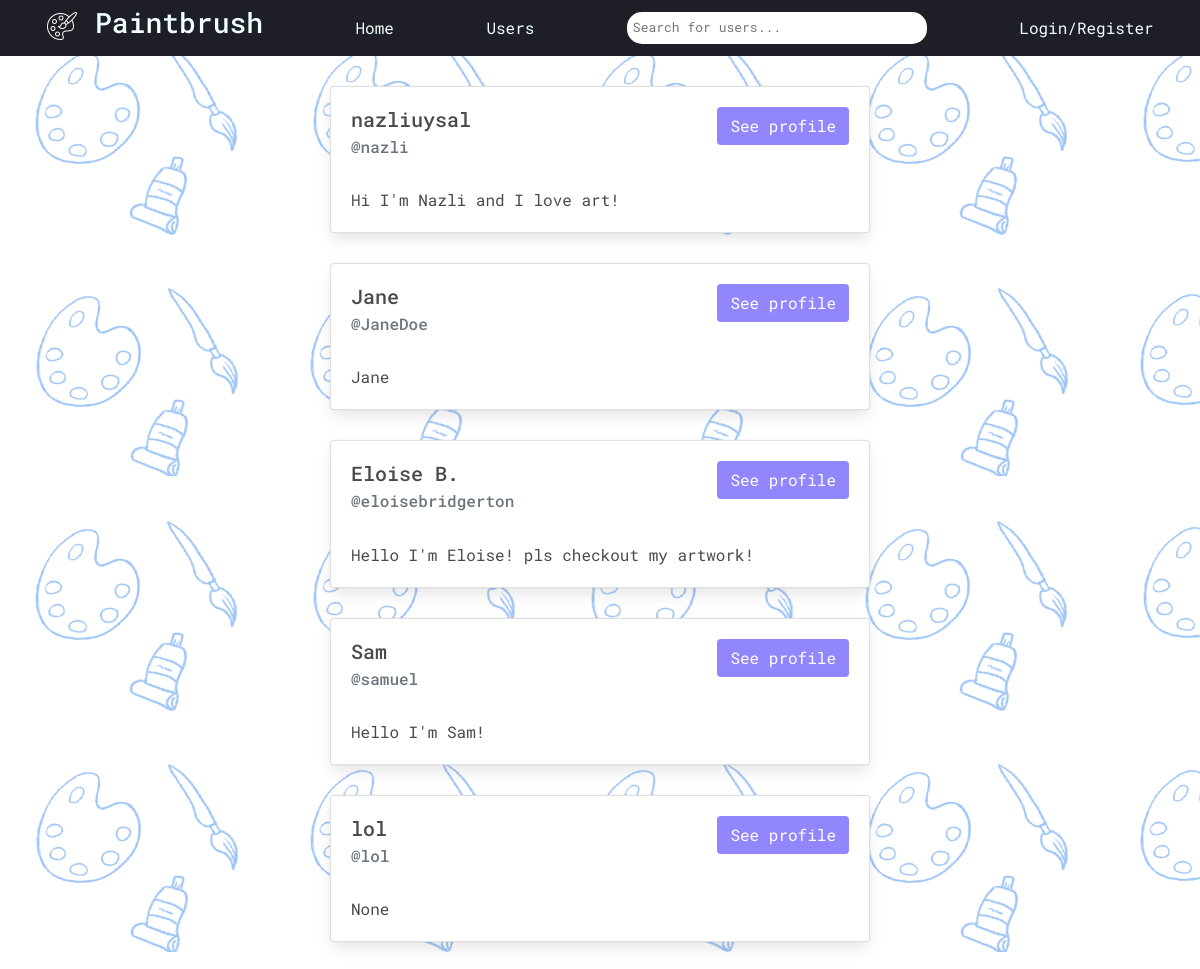
Page /userlist/ on the earlier database version.
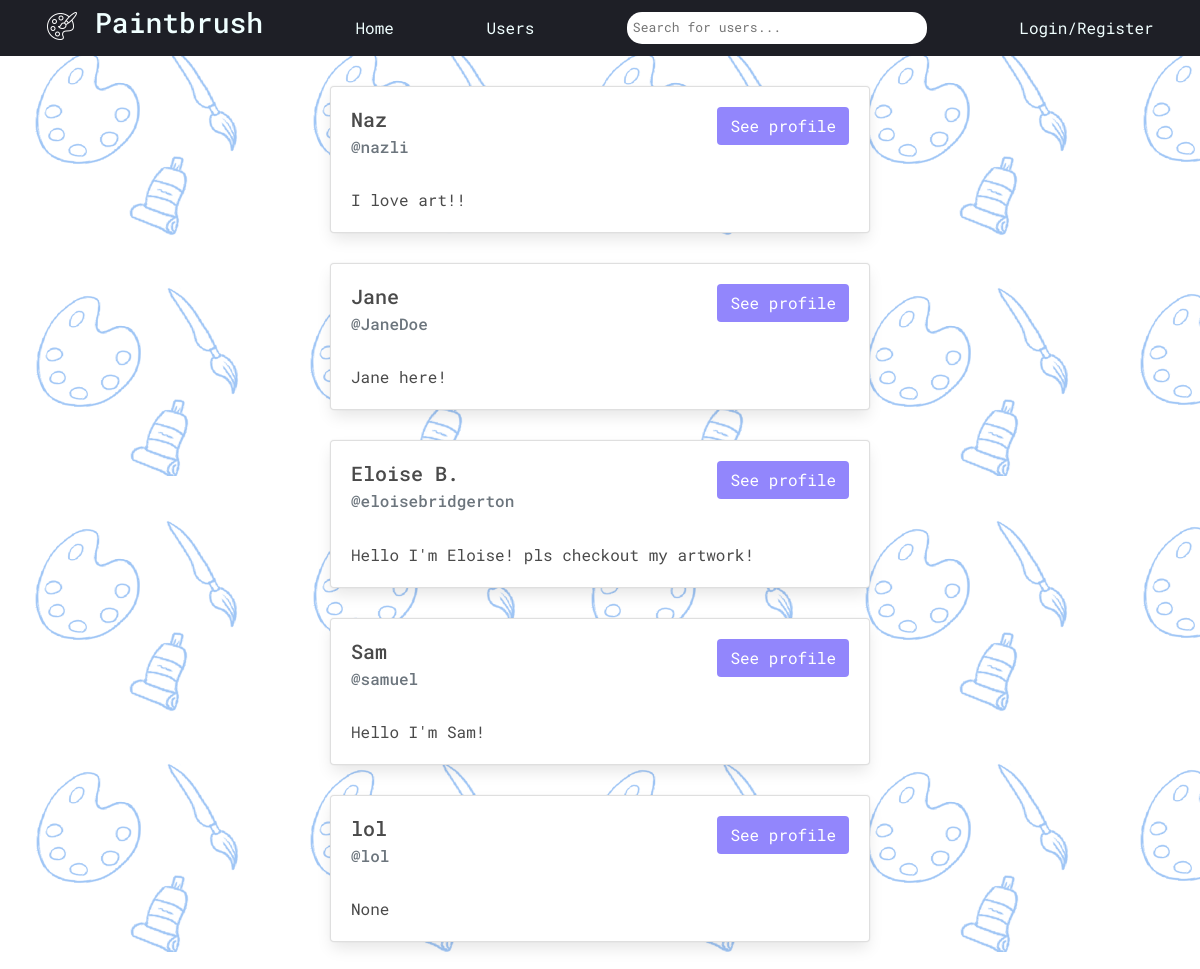
Same page on the later database version.
### users/models.py (models this page shows, shortened)
class Profile(models.Model):
    user = models.OneToOneField(User, on_delete=models.CASCADE, related_name='profile', null=True, blank=True)
    name = models.CharField(max_length=200, blank=True, null=True)
    username = models.CharField(max_length=200, blank=True, null=True)
    email = models.EmailField(max_length=500, blank=True, null=True)
    bio = models.TextField(blank=True, null=True)
    profile_image = models.ImageField(null=True, blank=True, upload_to='profiles', default='defaultavatar.png')
    created = models.DateTimeField(auto_now_add=True)
    id = models.UUIDField(default=uuid.uuid4, unique=True, primary_key=True, editable=False)
    follows = models.ManyToManyField("self", related_name="followed_by", symmetrical=False, blank=True)

### users/views.py (the view)
# urls.py: path('userlist/', views.userlist, name="userlist"),
def userlist(request):
    userprofiles, search_query = searchProfiles(request)
    return render(request, "users/userlist.html", {'userprofiles': userprofiles, 'search_query': search_query})

### users/utils.py (called while the page is built)
def searchProfiles(request):
    search_query = ''
    if request.GET.get('search_query'):
        search_query = request.GET.get('search_query')
    userprofiles = Profile.objects.filter(Q(name__icontains=search_query) | Q(username__icontains=search_query))
    return userprofiles, search_query

### templates/users/userlist.html (shortened to what this page needs)
<head>
</head>
{% extends 'base.html' %}
{% block content %}
<div class= "container">
    <div class="row justify-content-center">
        <div class="col-6">
            {% for userprofile in userprofiles %}
            <div class="card" style="margin-top:30px; margin-bottom:30px;">
                    <div class="card-body">
                      <h5 class="card-title">{{userprofile.name}}
                        {% if userprofile.id == request.user.profile.id %}
                        <a href="{% url 'account' %}" class="btn float-right">My profile</a>
                        {% else %}
                        <a href="{% url 'profiles' userprofile.id %}" class="btn float-right">See profile</a>
                        {% endif %}
                      </h5>
                      <h6 class="card-subtitle mb-2 text-muted">@{{userprofile.username}}</h6>
                      <br>
                      <p class="card-text">{{userprofile.bio}}</p>
                    </div>
            </div>
            {% endfor %}
        </div>
    </div>
</div>
{% endblock content %}

Differences in the rows shown:
changed Profile "nazli": name "nazliuysal" → "Naz"; bio "Hi I'm Nazli and I love art!" → "I love art!!"
changed Profile "Jane": bio "Jane" → "Jane here!"
